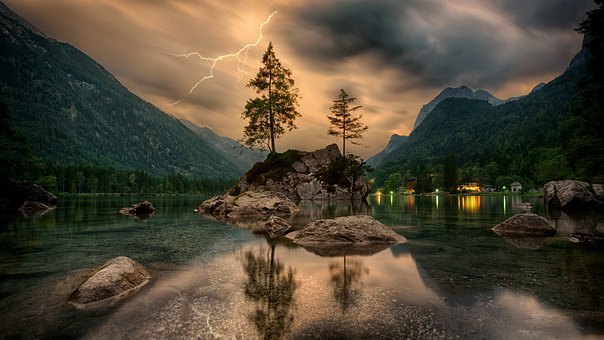
#> input picture MS_DataScience/Computer Vision/Border Detection/nature.jpg, 604 x 340 px
$ jupyter execute 'Border Detection.ipynb'   (shell and % lines are left out)
#> lines starting #> are read from the running program, lines starting #| are printed output that depends on the picture
[cell 1]
import cv2
import numpy as np
import pandas as pd
import math
import matplotlib.pyplot as plt
import sys
np.set_printoptions(suppress=True)

## Border Detection

In this notebook you will see an implementation of the Canny's Algorithm for border detection. This algorith has the following steps:

1. Gaussian noise reduction
2. X and Y Derivatives
3. Gradient calculation
4. Phase calculation
5. Non-maximum suppression
6. Double threshold
7. Edge Tracking by Hysteresis

## 1. Gaussian Noise Reduction - Convolution Filter

[cell 2]
def convolutional_filter(imagen, kernel):
    alto = imagen.shape[0]
    ancho =  imagen.shape[1]

    altoKernel = len(kernel[:,0])
    anchoKernel = len(kernel[0,:])

    #parte entera del centro del kernel
    step = int(len(kernel[0,:])/2)

    newImg = np.zeros((alto, ancho, 1))

    for i in range(step, alto - step):
        newPixel = 0
        for j in range(step, ancho - step):
            ventana = imagen[i-step:i+2*step, j-step:j+2*step]
            newPixel = 0
            for m in range(0, altoKernel):
                for n in range(0, anchoKernel):
                    newPixel = newPixel + ventana[m, n] * kernel[m, n]
            newImg[i, j] = int(newPixel)

    return newImg

## 2. X and Y Derivatives

[cell 3]
def dx(image):
    #im = cv2.imread(image)
    #im_gray = cv2.cvtColor(im, cv2.COLOR_BGR2GRAY)
    im_gray = image
    height = im_gray.shape[0]
    width = im_gray.shape[1]

    new_x = np.zeros((height, width,1))
    for i in range(0, height-1):
        for j in range(0, width):
            new_x[i,j] = im_gray[i+1,j] - im_gray[i,j]

    return(new_x)

[cell 4]
def dy(image):
    #im = cv2.imread(image)
    #im_gray = cv2.cvtColor(im, cv2.COLOR_BGR2GRAY)
    im_gray = image

    height = im_gray.shape[0]
    width = im_gray.shape[1]

    new_y = np.zeros((height, width,1))
    for i in range(0, height):
        for j in range(0, width-1):
            new_y[i,j] = im_gray[i,j+1] - im_gray[i,j]

    return(new_y)

## 3. Gradient

[cell 5]
def gradient(x, y):
    height = x.shape[0]
    width = x.shape[1]

    gr = np.zeros((height, width, 1))

    for i in range(0, height):
        for j in range(0, width):
            gr[i,j] = np.sqrt(x[i,j]**2 + y[i,j]**2)

    return(gr)

## 4. Phase

[cell 6]
def phase(x, y):
    height = x.shape[0]
    width = x.shape[1]

    ph = np.zeros((height, width, 1))

    for i in range(0, height):
        for j in range(0, width):
            ph[i,j] = np.where((math.atan2(y[i,j], x[i,j]) * (180/np.pi))<0,
                               (math.atan2(y[i,j], x[i,j]) * (180/np.pi))+360,
                               (math.atan2(y[i,j], x[i,j]) * (180/np.pi)))

    return(ph)

## 5. Non-Maximum Supression

[cell 7]
def nms(im_gray, ph, exp_name):

    height = ph.shape[0]
    width = ph.shape[1]

    nms = np.zeros((height, width))

    for i in range(1, height-2):
        for j in range(1, width-2):
            nms[i,j] = np.where(
                (((ph[i,j]>=337.5)&(ph[i,j]<=360)) or ((ph[i,j]<22.5)&(ph[i,j]>=0))) or ((ph[i,j]>=157.5) & (ph[i,j]<202.5)),
                np.where(np.argmax(im_gray[i,j-1:j+2])==im_gray[i,j],im_gray[i,j],0),
                np.where(
                    ((ph[i,j]>=22.5) & (ph[i,j]<67.5)) or ((ph[i,j]>=202.5) & (ph[i,j]<247.5)),
                    np.where(np.max(np.array([im_gray[i+1,j-1], im_gray[i,j], im_gray[i-1,j+1]]))==im_gray[i,j],im_gray[i,j],0),
                    np.where(
                        ((ph[i,j]>=67.5) & (ph[i,j]<112.5)) or ((ph[i,j]>=247.5) & (ph[i,j]<292.5)),
                        np.where(np.max(im_gray[i-1:i+2,j])==im_gray[i,j],im_gray[i,j],0),
                        np.where(np.max(np.array([im_gray[i-1,j-1], im_gray[i,j], im_gray[i+1,j+1]]))==im_gray[i,j],im_gray[i,j],0)
                    )
                )
            )

    return(nms)

## 6. Thresholding

[cell 8]
def binarization(image, threshold, exp_name):

    im_gray = image

    height = im_gray.shape[0]
    width = im_gray.shape[1]

    im_binary = np.where(im_gray<=threshold,0,255)

    #result image
    cv2.imwrite(exp_name+'_im_binary.jpg', im_binary)
    return(im_binary)

## Border Detection Algorithm
--- Putting it all together ---

[cell 9]
experiment = 'nature'

#Initial variables
im = cv2.imread(experiment+'.jpg')
#> im is the input picture: shape (340, 604, 3); mean B, G, R 54.4, 71, 79.8
im = cv2.cvtColor(im, cv2.COLOR_BGR2GRAY)
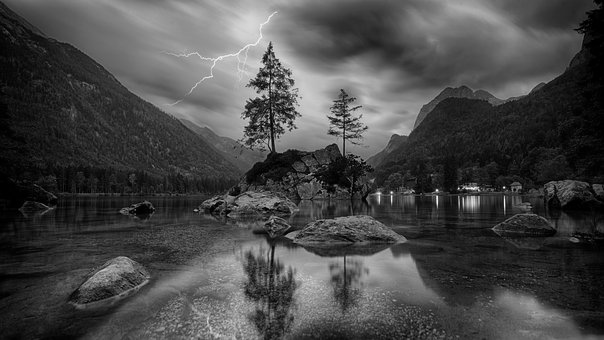
#> im: shape (340, 604); min 0, max 249, mean 71.8
gauss_kernel = np.array([[1/16., 2/16., 1/16.], [2/16., 4/16., 2/16.], [1/16., 2/16., 1/16.]])

#convolutional filter
conv = convolutional_filter(im, gauss_kernel)

#x and y derivatives
der_x = dx(conv)
#> after the loop in dx, `for i in range(0, height-1):`:
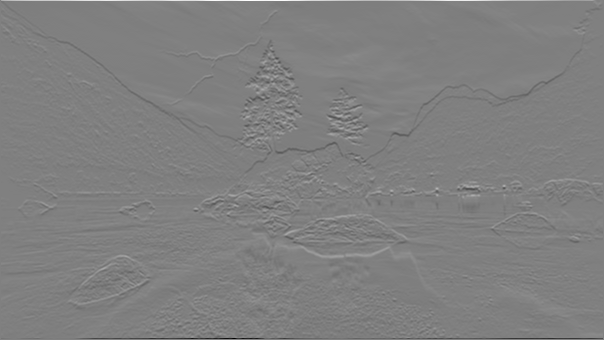
#> new_x: shape (340, 604, 1) float64; min -180, max 178, mean 0; drawn with min black and max white
der_y = dy(conv)
#> after the loop in dy, `for i in range(0, height):`:
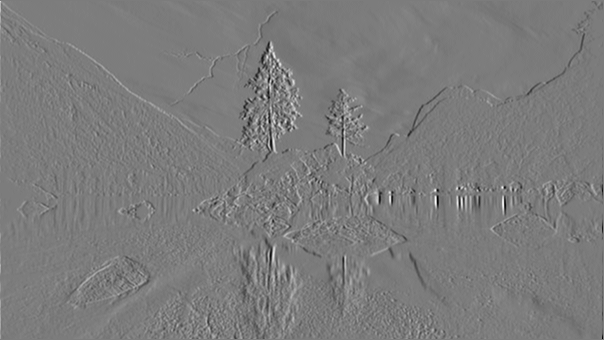
#> new_y: shape (340, 604, 1) float64; min -71, max 75, mean 0; drawn with min black and max white

#gradient and phase calculation
gr = gradient(der_x, der_y)
#> after the loop in gradient, `for i in range(0, height):`:
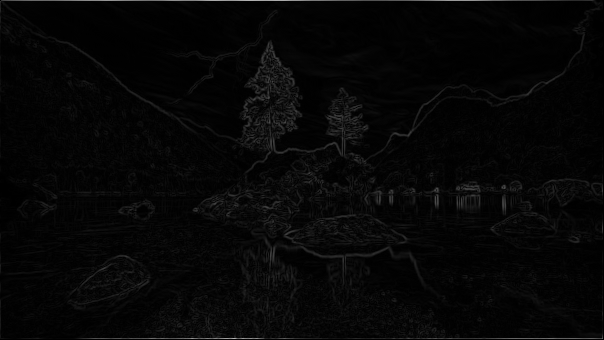
#> gr: shape (340, 604, 1) float64; min 0, max 180.9, mean 6.5
ph = phase(der_x, der_y)
#> after the loop in phase, `for i in range(0, height):`:
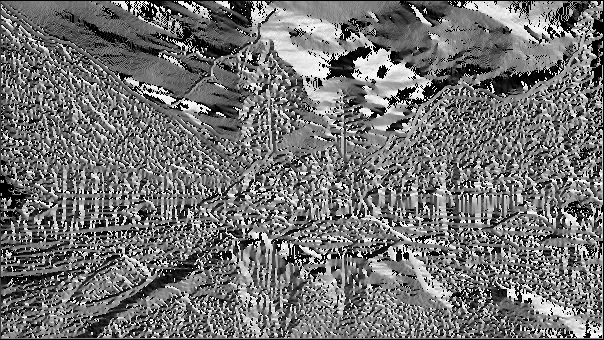
#> ph: shape (340, 604, 1) float64; min 0, max 359.2, mean 161; drawn with min black and max white

#non-maximum suppression
non_max = nms(gr, ph, exp_name = experiment)
#> after the loop in nms, `for i in range(1, height-2):`:
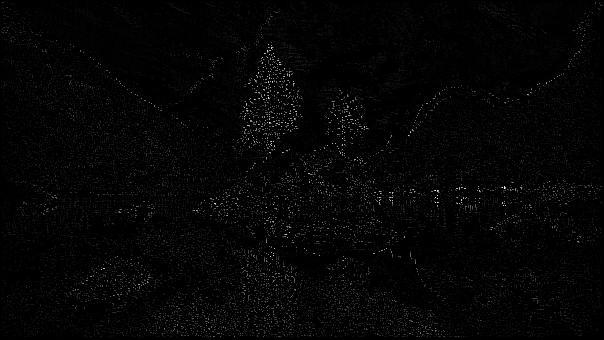
#> nms: shape (340, 604) float64; min 0, max 76.28, mean 1.3; drawn with min black and max white

#final thresholding
binary = binarization(non_max, 12, exp_name = experiment)
#> in binarization, `im_binary = np.where(im_gray<=threshold,0,255)`:
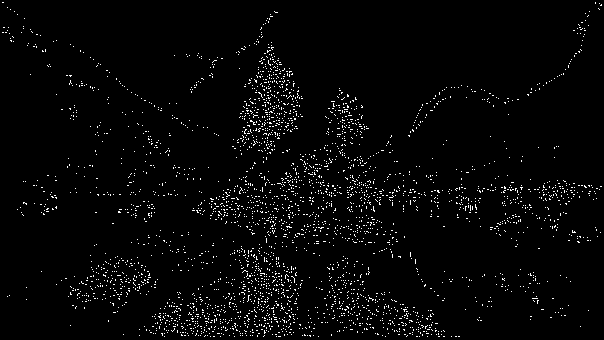
#> im_binary: shape (340, 604) int64; 2.7% white in thin lines or dots
